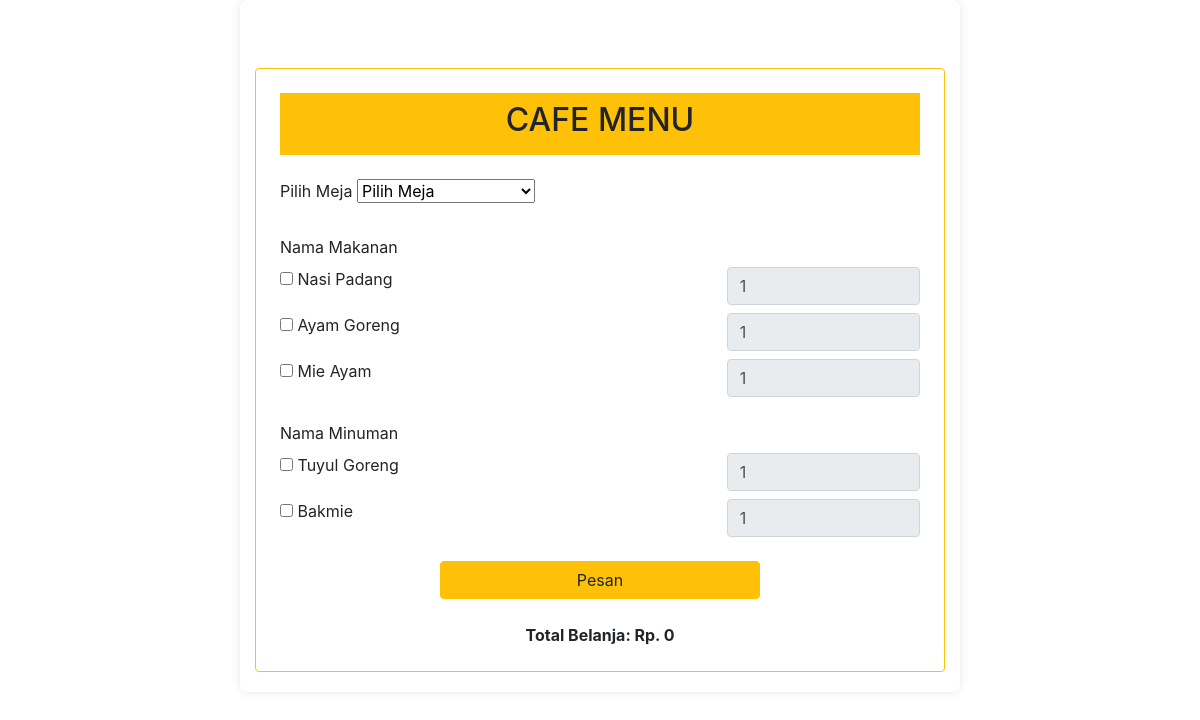
Page /order_waiter.php on the earlier database version.
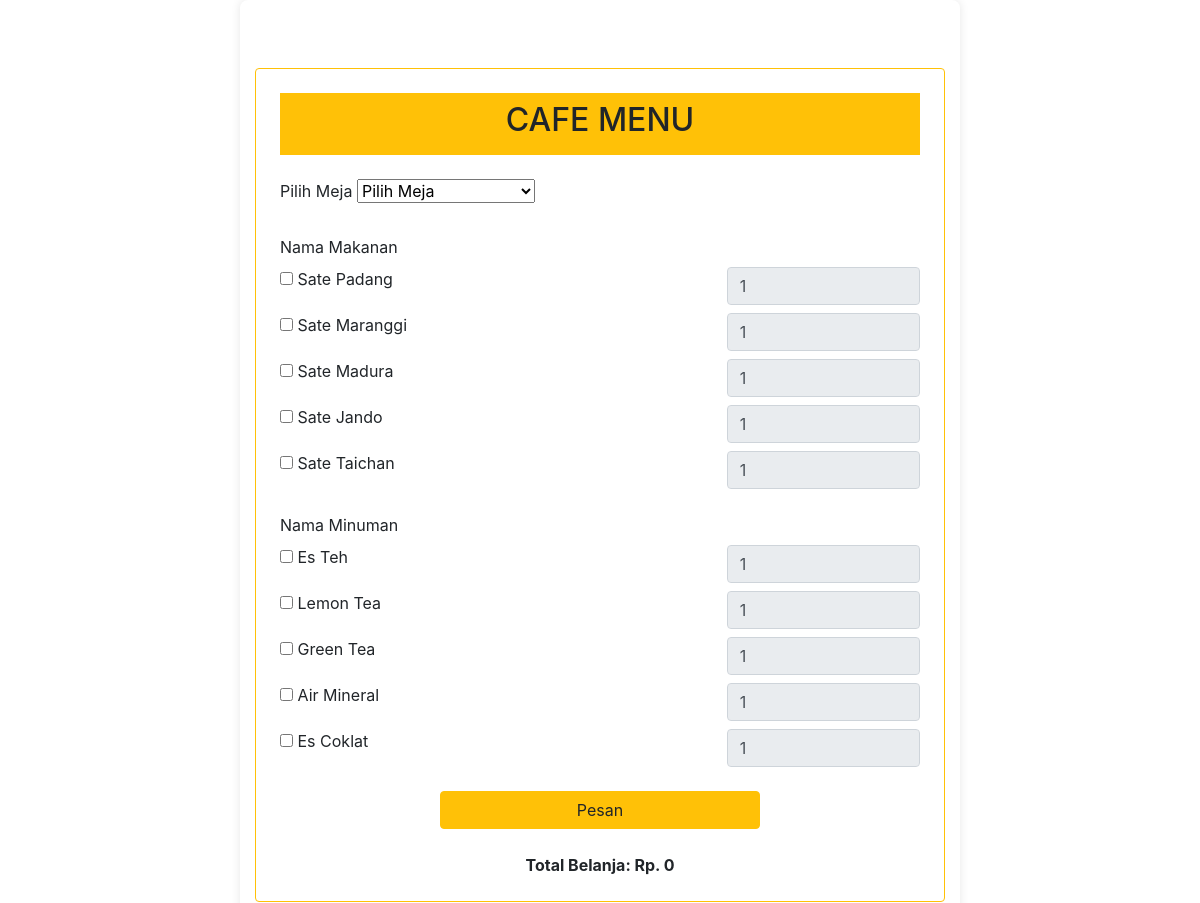
Same page on the later database version.
### tables this page shows
CREATE TABLE IF NOT EXISTS `recipes` (
  `id` int(11) NOT NULL AUTO_INCREMENT,
  `name` varchar(255) NOT NULL,
  `image` varchar(255) DEFAULT NULL,
  `price` int(11) DEFAULT NULL,
  `category` varchar(50) DEFAULT NULL,
  PRIMARY KEY (`id`)
);

### order_waiter.php (the view, shortened to what this page needs)
<?php
$servername = "localhost";
$username = "root";
$password = "";
$dbname = "resto_sate";
$conn = new mysqli($servername, $username, $password, $dbname);
?>
<!DOCTYPE html>
<html lang="en">
<head>
    <link rel="stylesheet" href="style/manage.css">
    <link rel="stylesheet" href="https://maxcdn.bootstrapcdn.com/bootstrap/4.0.0/css/bootstrap.min.css">
</head>
<body>
    <div class="container bg-body-tertiary">
        <form class="border border-warning rounded mt-5 p-4" method="POST" action="">
            <div class="text-center bg-warning p-2 mb-4">
                <h2>CAFE MENU</h2>
            </div>
            <?php
            $sql_makanan = "SELECT id, name, price FROM recipes WHERE category='makanan'";
            $result_makanan = $conn->query($sql_makanan);
            $sql_minuman = "SELECT id, name, price FROM recipes WHERE category='minuman'";
            $result_minuman = $conn->query($sql_minuman);
            ?>
            <div class="form-group">
                <label for="meja" class="form-label">Pilih Meja</label>
                <select class="form-select" id="meja" name="meja">
                    <option value="" selected>Pilih Meja</option>
                </select>
            </div>
            <div class="form-group">
                <label for="namaMakanan" class="form-label">Nama Makanan</label>
                <div id="makananContainer">
                    <?php
                    if ($result_makanan->num_rows > 0) {
                        while($row = $result_makanan->fetch_assoc()) {
                            echo "
                                <div class='row mb-2'>
                                    <div class='col-8'>
                                        <input type='checkbox' id='makanan{$row['id']}' name='makanan[]' value='{$row['id']}' data-harga='{$row['price']}'>
                                        <label for='makanan{$row['id']}'>{$row['name']}</label>
                                    </div>
                                    <div class='col-4'>
                                        <input type='number' class='form-control' id='porsiMakanan{$row['id']}' name='porsiMakanan[{$row['id']}]' min='1' value='1' disabled>
                                    </div>
                                </div>";
                        }
                    }
                    ?>
                </div>
            </div>
            <div class="form-group">
                <label for="namaMinuman" class="form-label">Nama Minuman</label>
                <div id="minumanContainer">
                    <?php
                    if ($result_minuman->num_rows > 0) {
                        while($row = $result_minuman->fetch_assoc()) {
                            echo "
                                <div class='row mb-2'>
                                    <div class='col-8'>
                                        <input type='checkbox' id='minuman{$row['id']}' name='minuman[]' value='{$row['id']}' data-harga='{$row['price']}'>
                                        <label for='minuman{$row['id']}'>{$row['name']}</label>
                                    </div>
                                    <div class='col-4'>
                                        <input type='number' class='form-control' id='porsiMinuman{$row['id']}' name='porsiMinuman[{$row['id']}]' min='1' value='1' disabled>
                                    </div>
                                </div>";
                        }
                    }
                    ?>
                </div>
            </div>
            <div class="form-group text-center">
                <button type="submit" class="btn btn-warning w-50" name="pesan">Pesan</button>
            </div>
            <div class="text-center mt-4">
                <span id="totalBelanja" class="font-weight-bold">Total Belanja: Rp. 0</span>
            </div>
        </form>
    </div>
</body>
</html>

Differences in the rows shown:
removed recipes: name "Tuyul Goreng"
removed recipes: name "Bakmie"
changed recipes id 1: name "Nasi Padang" → "Sate Padang"
changed recipes: name "Ayam Goreng" → "Sate Maranggi"
changed recipes: name "Mie Ayam" → "Sate Madura"
added recipes: name "Sate Jando", shown under "CAFE MENU"
added recipes: name "Sate Taichan", shown under "CAFE MENU"
added recipes: name "Es Teh"
added recipes: name "Lemon Tea"
added recipes: name "Green Tea"
added recipes: name "Air Mineral"
added recipes: name "Es Coklat"
